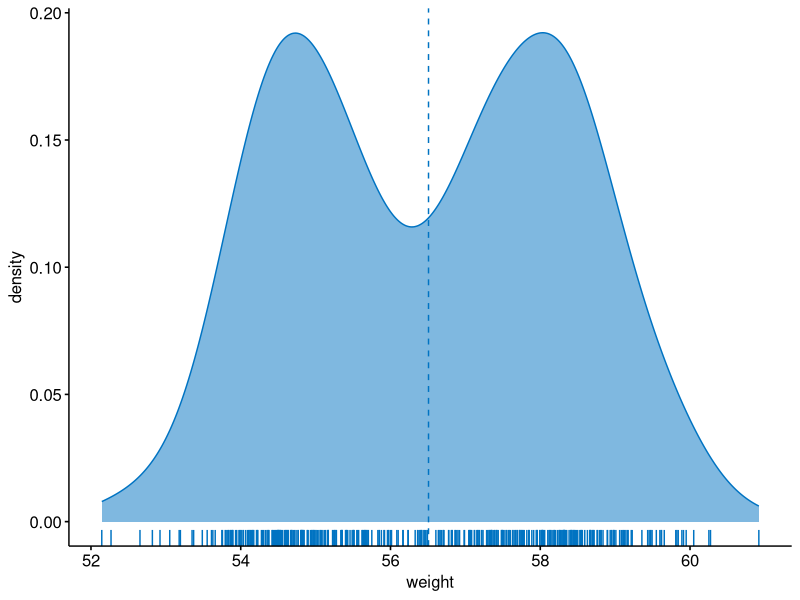
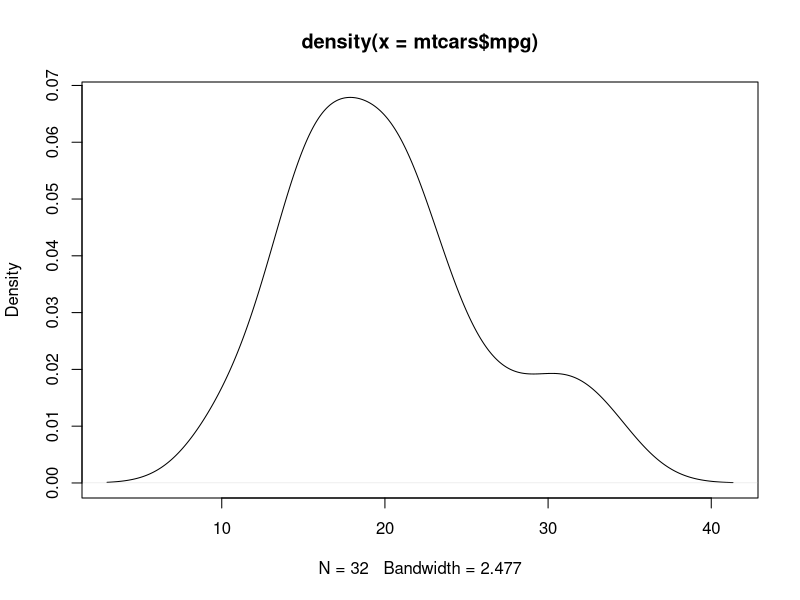
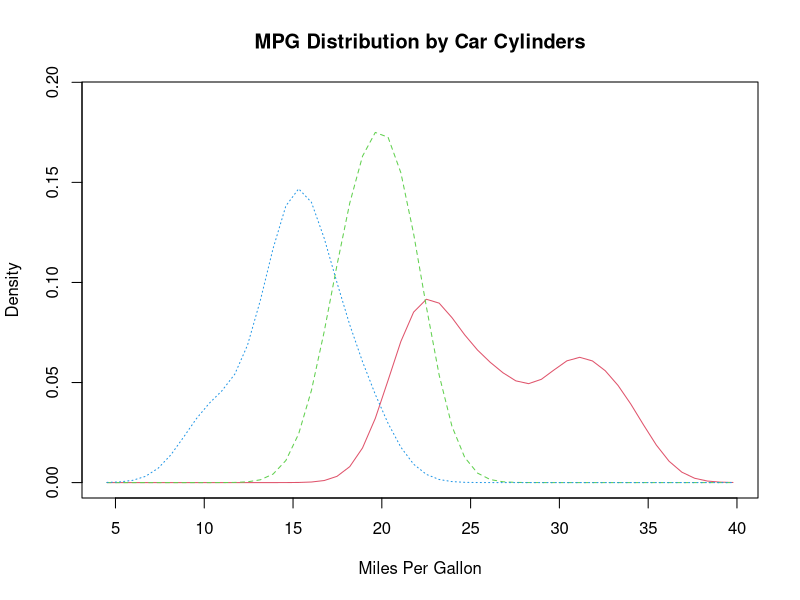

These figures' R source, in order: (Note: this script raises an error after producing the figures.)
#3. Write a program to create a plot density by class variable.
library(ggplot2)
install.packages("ggpubr")
library(ggpubr)
theme_set(theme_pubr())
install.packages("dplyr")
library(dplyr)

library(ggpubr)
library(magrittr)
set.seed(1234)
wdata = data.frame(
  sex = factor(rep(c("F", "M"), each=200)),
  weight = c(rnorm(200, 55), rnorm(200, 58))
)
head(wdata, 4)

ggdensity(wdata, x = "weight", 
          fill = "#0073C2FF", color = "#0073C2FF",
          add = "mean", rug = TRUE)
#FOR MT CARS
d <- density(mtcars$mpg)
plot(d)
install.packages("sm")
library(sm)
attach(mtcars)
cyl.f <- factor(cyl, levels= c(4,6,8),
                labels = c("4 cylinder", "6 cylinder", "8 cylinder")) 
sm.density.compare(mpg, cyl, xlab="Miles Per Gallon")
title(main="MPG Distribution by Car Cylinders")
# add legend via mouse click
colfill<-c(2:(2+length(levels(cyl.f)))) 
legend(locator(1), levels(cyl.f), fill=colfill)
